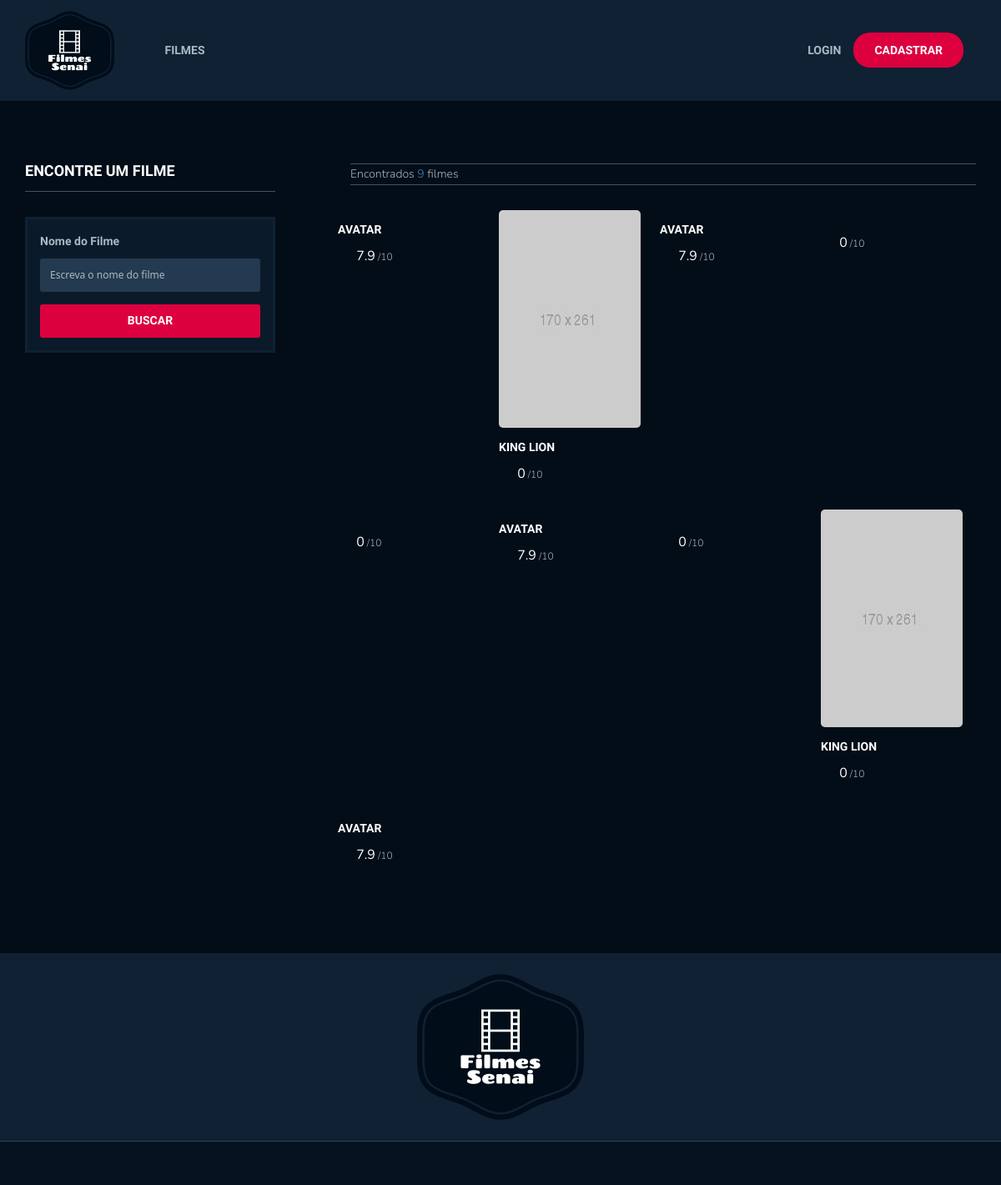
The page / on the database its author committed.
### tables this page shows
CREATE TABLE `buscarfilmes` (
  `id_filmes` int(11) NOT NULL,
  `nome_filme` varchar(100) NOT NULL,
  `genero_filme` varchar(100) NOT NULL,
  `imagem_filme` varchar(255) NOT NULL,
  `ano_filme` varchar(255) NOT NULL,
  `diretor_filme` varchar(255) NOT NULL,
  `atores_filmes` varchar(255) NOT NULL,
  `tempo_filmes` varchar(255) NOT NULL,
  `nota_filmes` float NOT NULL
);

### pages/pg_filmes.php (the view, shortened to what this page needs)
<?php
$sql = "SELECT * FROM buscarfilmes";
$resultado = $con->query($sql);
?>
<div class="row ipad-width">
	<div class="col-md-4 col-sm-12 col-xs-12">
		<div class="sidebar">
			<div class="searh-form">
				<h4 class="sb-title">Encontre um Filme</h4>
				<form action="?page=filmes" method="POST" class="form-style-1">
					<div class="row">
						<div class="col-md-12 form-it">
							<label>Nome do Filme</label>
							<input type="text" name='nome_filme' placeholder="Escreva o nome do filme">
						</div>
						<div class="col-md-12 ">
							<input class="submit" type="submit" value="Buscar">
						</div>
					</div>
				</form>
			</div>
		</div>
	</div>
	<div class="col-md-8 col-sm-12 col-xs-12">
		<div class="topbar-filter">
			<p>Encontrados <span><?php echo $resultado->num_rows; ?></span> filmes
		</div>
	</div>
	<div class="flex-wrap-movielist">
		<?php while ($cadastro_filmes = mysqli_fetch_assoc($resultado)) { ?>
			<a href="?page=ver-filme&id_filmes=<?php echo $cadastro_filmes['id_filmes']?>" class="movie-item-style-2 movie-item-style-1">
				<img src="<?php echo ($cadastro_filmes['imagem_filme'] != 'N/A' ? $cadastro_filmes['imagem_filme'] : 'images/uploads/mv4.jpg'); ?>" alt="">
				<div class="mv-item-infor">
					<h6><span class="film-name"><?php echo $cadastro_filmes['nome_filme']; ?></span></h6>
					<p class="rate"><i class="ion-android-star"></i><span><?php echo $cadastro_filmes['nota_filmes']; ?></span> /10</p>
				</div>
			</a>
		<?php } ?>
	</div>
</div>
</div>

### index.php (shortened to what this page needs)
<!DOCTYPE html>
<html lang="en" class="no-js">
<head>
	<link rel="stylesheet" href="css/plugins.css">
	<link rel="stylesheet" href="css/style.css">
	<link rel="stylesheet" href="css/style-senai.css">
</head>
<body>
	<?php include_once('inc/header.php'); ?>
	<div class="page-single">
		<div class="container">
			<?php
			$page_initial = 'filmes';
			$page_include = $page_initial;
			$page_path = 'pages/pg_';
			$page_include_path = $page_path . $page_include . '.php';
			if (file_exists($page_include_path)) {
				include_once($page_include_path);
			} else {
				include_once($page_path . $page_initial . '.php');
			}
			?>
		</div>
	<?php include_once('inc/footer.php'); ?>
</body>
</html>

### inc/header.php (shortened to what this page needs)
<header class="ht-header">
  <div class="container">
    <nav class="navbar navbar-default navbar-custom">
      <div class="navbar-header logo">
        <a href="?page=filmes"><img class="logo" src="images/logo1.png" alt="" width="119" height="58"></a>
      </div>
      <div class="collapse navbar-collapse flex-parent" id="bs-example-navbar-collapse-1">
        <ul class="nav navbar-nav flex-child-menu menu-left">
          <li><a href="?page=filmes">Filmes</a></li>
        </ul>
        <?php
        if (!$GLOBALS['usuarioLogado']) :
        ?>
          <ul class="nav navbar-nav flex-child-menu menu-right">
            <li class="loginLink"><a href="#">Login</a></li>
            <li class="btn signupLink"><a href="#">Cadastrar</a></li>
          </ul>
        <?php endif; ?>
      </div>
    </nav>
  </div>
</header>

### inc/footer.php
<footer class="ht-footer">
  <div class="container text-center">
    <a href="?page=filmes"><img class="logo" src="images/logo1.png" alt=""></a>
  </div>
  <div class="ft-copyright">&nbsp;</div>
</footer>

### rows shown on the page
buscarfilmes: nome_filme "AVATAR", nota_filmes "7.9"
buscarfilmes: nome_filme "KING LION", nota_filmes "0"
buscarfilmes: nome_filme "AVATAR", nota_filmes "7.9"
buscarfilmes: nota_filmes "0"
buscarfilmes: nota_filmes "0"
buscarfilmes: nome_filme "AVATAR", nota_filmes "7.9"
buscarfilmes: nota_filmes "0"
buscarfilmes: nome_filme "KING LION", nota_filmes "0"
buscarfilmes: nome_filme "AVATAR", nota_filmes "7.9"

### other values the page prints
$resultado->num_rows "9"
